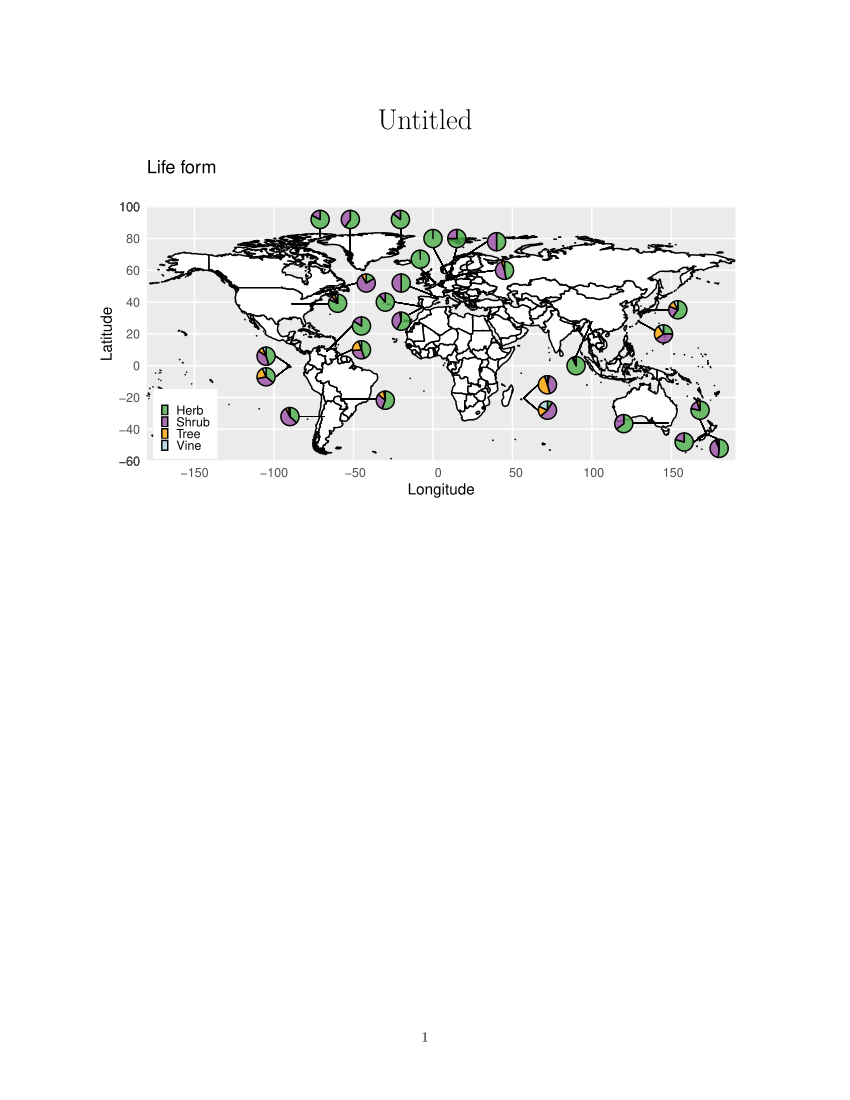

R code for this plot:
#WORLDPLOT WITH LIFE FORM

#Load Libraries
library(readxl)
library(ggplot2)
library(dbplyr)
library(scatterpie)
library(reshape2)

# READ LONG FORMAT DATA
Long_format_metawebs <- readRDS("Data/RData/Long_format_metawebs.RData")

#SUBSET UNIQUE CASES PER NETWORK
Long_format_subset <-  unique(Long_format_metawebs[,c("Plant_species","Id")])
#It seems to work fine
#and the total number of species makes sense, a bit more than the total unique cases for all the networks


#READ TRAIT DATA IN ORDER TO MERGE
data <- read.csv("Data/Data_processing/all.csv", stringsAsFactors = F)
data <- data[,c(1,4,6,7,8,51,27)]
levels(as.factor(data$Breeding_system))
#Filter data for columns of interest
data_filtered <- subset(data, Info_level=="flower"|Info_level=="capitulum"|Info_level=="inflorescence"|Info_level=="NA")
#Rename column to merge
colnames(data_filtered)[1] <- "Plant_species"
#Convert to factor 
data_filtered <- as.data.frame(data_filtered, stringsAsFactors = TRUE)

#Merge the two dataframes (trait data and the unique cases per network)
all_species_per_network <- merge(Long_format_subset, data_filtered,  by=c("Plant_species","Id"), all = T )

#Group breeding system per metaweb or web
all_summary_life_form <- dcast(all_species_per_network,Id~life_form,value.var = "life_form")
#Cleaning NA and one unfinished network
all_summary_life_form <- all_summary_life_form[-c(6,30),-c(6)]
#Removing ".csv" from the Id to megere with coordinates
all_summary_life_form$Id <- gsub("\\..*","",all_summary_life_form$Id)

#Now merge with metadata to add coordinates to plot it
metadata <- read.csv("Data/Data_processing/metadata.csv", stringsAsFactors = F)
str(metadata)
metadata_sub <- metadata[,c(1:6,11)]
metadata_sub <- metadata_sub[ , -c(1)]
metadata_sub <- metadata_sub[order(metadata_sub$Id_number),] 
#Fix some coordinates manually, this locations have more than one
#fore representation purposes I will use just one
metadata_sub[6,3] <- "1.575532"
metadata_sub[6,4] <- "52.762395"
metadata_sub[7,3] <- "9.1"
metadata_sub[7,4] <- "56.1"
metadata_sub[29,3] <- "-6.16895"
metadata_sub[29,4] <- "37.234966"
metadata_sub <- metadata_sub[-14,]
colnames(metadata_sub)[1] <- "Id"

#Merge coordinates and data 
data_merged <- merge(metadata_sub, all_summary_life_form)


data_merged$Id <- as.factor(data_merged$Id)
str(data_merged)

#I have done this in other code for other reasons
#I'm going to maintain it
data_merged_sub <- data_merged
#Plot data
world <- map_data('world')

data_merged_sub_ord <- data_merged_sub[order(data_merged_sub$Id_number),]
#Move coordinates manually to see all points (Improving plot visualization)
#Manual jitter
data_merged_sub_ord$Id_number <- seq(1, length(data_merged_sub_ord$Id_number))
#Fixing New Zealand pies
data_merged_sub_ord[19,4] <- -28
data_merged_sub_ord[19,3] <- 168
data_merged_sub_ord[20,4] <- -52
data_merged_sub_ord[20,3] <- 180
data_merged_sub_ord[21,4] <- -48
data_merged_sub_ord[21,3] <- 158

#Fixing Galapagos pies
data_merged_sub_ord[18,4] <- -7
data_merged_sub_ord[18,3] <- -105

data_merged_sub_ord[27,4] <- 6
data_merged_sub_ord[27,3] <- -105

#Fixing Mauritius pies
data_merged_sub_ord[13,4] <- -12
data_merged_sub_ord[13,3] <- 72
data_merged_sub_ord[17,4] <- -28
data_merged_sub_ord[17,3] <- 72

#Fixing Denmark pies
data_merged_sub_ord[3,4] <- 72
data_merged_sub_ord[4,4] <- 60
data_merged_sub_ord[7,4] <- 50

#Fixing Venezuela pies

data_merged_sub_ord[22,3] <- -45
data_merged_sub_ord[22,4] <- 10
data_merged_sub_ord[23,3] <- -45
data_merged_sub_ord[23,4] <- 25

#Fixing Japan pies

data_merged_sub_ord[11,3] <- 154
data_merged_sub_ord[14,3] <- 145
data_merged_sub_ord[14,4] <- 20

#Fixing Spain pies

data_merged_sub_ord[28,3] <- -20
data_merged_sub_ord[28,4] <- 28

data_merged_sub_ord[1,3] <- -20
data_merged_sub_ord[1,4] <- 52
data_merged_sub_ord[2,3] <- -30
data_merged_sub_ord[2,4] <- 40

#Fixing Argentina pies

data_merged_sub_ord[5,3] <- -90

#Fixing Brazil pies

data_merged_sub_ord[26,3] <- -30

#Fixing Sweden pies

data_merged_sub_ord[8,3] <- 40
data_merged_sub_ord[8,4] <- 78

#Fixing Denmark pies

data_merged_sub_ord[3,3] <- 0
data_merged_sub_ord[3,4] <- 80
data_merged_sub_ord[4,3] <- 15
data_merged_sub_ord[4,4] <- 80
data_merged_sub_ord[7,3] <- 45
data_merged_sub_ord[7,4] <- 60


#Fixing UK pies

data_merged_sub_ord[6,3] <- -8
data_merged_sub_ord[6,4] <- 67

#Fixing Australia

data_merged_sub_ord[12,3] <- 120

#Fixing China pie

data_merged_sub_ord[10,3] <- 90
data_merged_sub_ord[10,4] <- 0

#Fixing USA pie

data_merged_sub_ord[24,3] <- -60

#Fixing Canada pie
data_merged_sub_ord[25,3] <- -42
data_merged_sub_ord[25,4] <- 52
data_merged_sub_ord[15,3] <- -71
data_merged_sub_ord[15,4] <- 92

#Fixing Greenland pie

data_merged_sub_ord[16,4] <- 92
data_merged_sub_ord[9,4] <- 92

data_merged_sub_ord[,c(3,4,7:10)] <- sapply(data_merged_sub_ord[,c(3,4,7:10)],as.numeric)
str(data_merged_sub_ord)


p <- ggplot(world, aes(long, lat)) +
  geom_map(map=world, aes(map_id=region), fill="white", color="black") +
  coord_quickmap()+ylab("Latitude")+ xlab("Longitude")+coord_equal() + coord_sf( ylim = c(-60, 100), expand = FALSE)
p +  geom_scatterpie(aes(x=longitude, y=latitude,group=Id), 
                     data = data_merged_sub_ord, cols = colnames(data_merged_sub_ord[,c(7:10)]),alpha=.8)+ 
  scale_fill_manual(breaks = colnames(data_merged_sub_ord[,c(7:10)]),
                    labels = c("Herb", "Shrub", "Tree", "Vine"),values = c("herb" = "#4DAF4A",
                                                                           "shrub" = "#984EA3","tree" = "orange", "vine" = "lightblue")) +labs(title = "Life form",subtitle = "",
                                                                                                                                               caption = "",fill = NULL) + theme(legend.position = c(0.215, 0.009),legend.justification = c(1, 0),
                                                                                                                                                                                 axis.ticks = element_blank(),legend.key.size = unit(0.2, "cm")) +
  geom_segment(data = data_merged_sub_ord,aes(x = 168, y = -34, xend = 172, yend = -43),color = "black", size = 0.3, alpha = 0.2) + #NZ
  geom_segment(data = data_merged_sub_ord, aes(x = 179, y = -46, xend = 172, yend = -43), color = "black",size = 0.3, alpha = 0.2) + #NZ
  geom_segment(data = data_merged_sub_ord, aes(x = 164, y = -48, xend = 172, yend = -43), color = "black",size = 0.3, alpha = 0.2) + #NZ
  geom_segment(data = data_merged_sub_ord, aes(x = -99, y = 6, xend = -90, yend = 0), color = "black", size = 0.3, alpha = 0.2) +  #GALAPAGOS
  geom_segment(data = data_merged_sub_ord, aes(x = -99, y = -7, xend = -90, yend = 0), color = "black", size = 0.3, alpha = 0.2) + #GALAPAGOS
  geom_segment(data = data_merged_sub_ord, aes(x = 57, y = -20.5, xend = 66, yend = -12), color = "black", size = 0.3, alpha = 0.2) + #MAURITIUS
  geom_segment(data = data_merged_sub_ord, aes(x = 57, y = -20.5, xend = 66, yend = -28), color = "black", size = 0.3, alpha = 0.2) + #MAURITIUS
  geom_segment(data = data_merged_sub_ord, aes(x = -51, y = 10, xend = -61, yend = 5.5), color = "black", size = 0.3, alpha = 0.2) + #VENEZUELA
  geom_segment(data = data_merged_sub_ord, aes(x = -51, y =25 , xend = -67, yend = 8.9), color = "black", size = 0.3, alpha = 0.2) + #VENEZUELA
  geom_segment(data = data_merged_sub_ord, aes(x = 148, y = 35, xend = 135.8, yend = 35), color = "black", size = 0.3, alpha = 0.2) + 
  geom_segment(data = data_merged_sub_ord, aes(x = 140, y = 22, xend = 129, yend = 28), color = "black", size = 0.3, alpha = 0.2) +
  geom_segment(data = data_merged_sub_ord, aes(x = -15.5, y = 32, xend = -6, yend = 37), color = "black", size = 0.3, alpha = 0.2) + 
  geom_segment(data = data_merged_sub_ord, aes(x = -15, y = 50, xend = 3, yend = 43), color = "black", size = 0.3, alpha = 0.2) +
  geom_segment(data = data_merged_sub_ord, aes(x = -24, y = 40, xend = -6, yend = 37), color = "black", size = 0.3, alpha = 0.2) +
  geom_segment(data = data_merged_sub_ord, aes(x = -84, y = -32, xend = -68, yend = -32), color = "black", size = 0.3, alpha = 0.2) + 
  geom_segment(data = data_merged_sub_ord, aes(x = -36, y = -21, xend = -58, yend = -21), color = "black", size = 0.3, alpha = 0.2) +
  geom_segment(data = data_merged_sub_ord, aes(x = 34, y = 78, xend = 18.5, yend = 68), color = "black", size = 0.3, alpha = 0.2) + 
  geom_segment(data = data_merged_sub_ord, aes(x = 0, y = 74.5, xend = 10, yend = 56), color = "black", size = 0.3, alpha = 0.2) +
  geom_segment(data = data_merged_sub_ord, aes(x = 15, y = 74.5, xend = 10, yend = 56), color = "black", size = 0.3, alpha = 0.2) +
  geom_segment(data = data_merged_sub_ord, aes(x = -8, y = 61, xend = 1.5, yend = 52), color = "black", size = 0.3, alpha = 0.2) +
  geom_segment(data = data_merged_sub_ord, aes(x = 39, y = 60, xend = 9, yend = 56), color = "black", size = 0.3, alpha = 0.2) +
  geom_segment(data = data_merged_sub_ord, aes(x = 126, y = -36, xend = 148, yend = -36), color = "black", size = 0.3, alpha = 0.2) + #AUS
  geom_segment(data = data_merged_sub_ord, aes(x = 90, y = 6, xend = 100, yend = 28), color = "black", size = 0.3, alpha = 0.2) + #CHINA
  geom_segment(data = data_merged_sub_ord, aes(x = -66, y = 39, xend = -89, yend = 39), color = "black", size = 0.3, alpha = 0.2) + #USA
  geom_segment(data = data_merged_sub_ord, aes(x = -48, y = 52, xend = -75, yend = 45), color = "black", size = 0.3, alpha = 0.2) + #CANADA
  geom_segment(data = data_merged_sub_ord, aes(x = -71, y = 86, xend = -71, yend = 81), color = "black", size = 0.3, alpha = 0.2) + #CANADA
  geom_segment(data = data_merged_sub_ord, aes(x = -52, y = 86, xend = -52, yend = 71), color = "black", size = 0.3, alpha = 0.2) + #GREENLAND
  geom_segment(data = data_merged_sub_ord, aes(x = -20, y = 86, xend = -20, yend = 74), color = "black", size = 0.3, alpha = 0.2)
